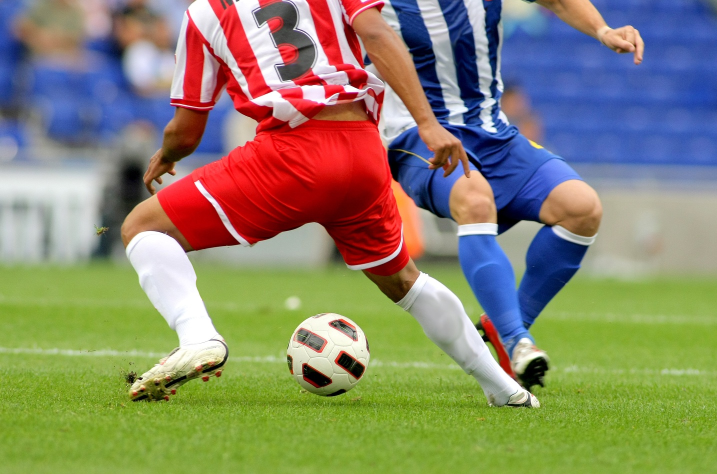
#> input picture [25-1]영상처리 실제/19. [3주차]디지털 영상처리/soccer.jpg, 1434 x 948 px (shown at 1/2 size)
$ python '3-5)감마 보정 실험하기.py'
#> lines starting #> are read from the running program, lines starting #| are printed output that depends on the picture
import cv2 as cv
import numpy as np

img=cv.imread('soccer.jpg')
#> img is the input picture: shape (948, 1434, 3); mean B, G, R 107.2, 133.3, 136.9
img=cv.resize(img,dsize=(0,0),fx=0.25,fy=0.25) # 이미지 크기 축소
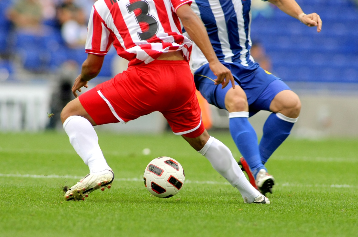
#> img: shape (237, 358, 3); mean B, G, R 107.3, 133.4, 137

def gamma(f,gamma=1.0):
#> called with gamma = 0.5
    f1=f/255.0 #L=256이라고 가정
    return np.uint8(255*(f1**(1/gamma)))
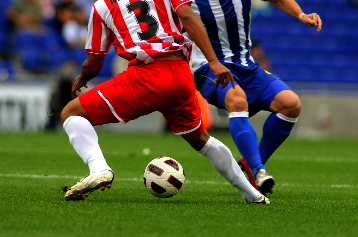
#> returned value: shape (237, 358, 3); mean of channels 0, 1, 2 62.7, 84.4, 86.9; drawn as B, G, R

gc=np.hstack((gamma(img,0.5),gamma(img,0.75),gamma(img,1.0),gamma(img,2.0),gamma(img,3.0)))
#> call 2 of gamma, with gamma = 0.75
#> in gamma (call 2), `return np.uint8(255*(f1**(1/gamma)))`:
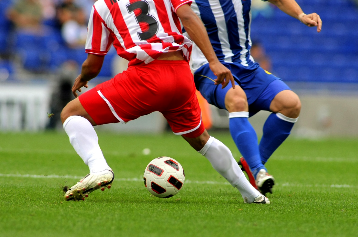
#> returned value: shape (237, 358, 3); mean of channels 0, 1, 2 87.4, 113, 115.9; drawn as B, G, R
#> call 4 of gamma, with gamma = 2
#> in gamma (call 4), `return np.uint8(255*(f1**(1/gamma)))`:
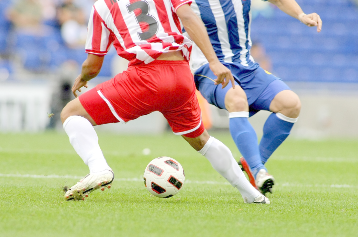
#> returned value: shape (237, 358, 3); mean of channels 0, 1, 2 154, 174.9, 180.3; drawn as B, G, R
#> in gamma (call 5), `return np.uint8(255*(f1**(1/gamma)))`:
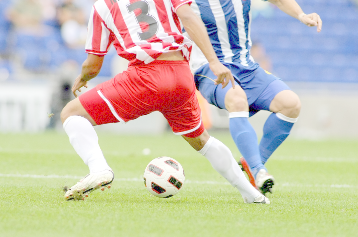
#> returned value: shape (237, 358, 3); mean of channels 0, 1, 2 178.1, 194.5, 200.2; drawn as B, G, R
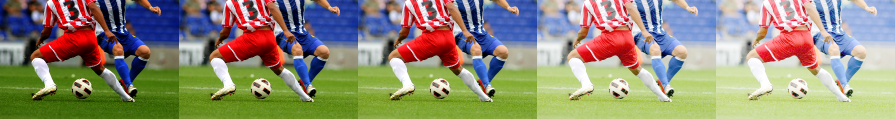
#> gc: shape (237, 1790, 3) (shown at 1/2 size); mean B, G, R 117.9, 140, 144.1
cv.imshow('gamma',gc)

cv.imshow('gamma',gc)

cv.waitKey()
cv.destroyAllWindows()

$ run again, with [25-1]영상처리 실제/19. [3주차]디지털 영상처리/girl_laughing.jpg copied over [25-1]영상처리 실제/19. [3주차]디지털 영상처리/soccer.jpg
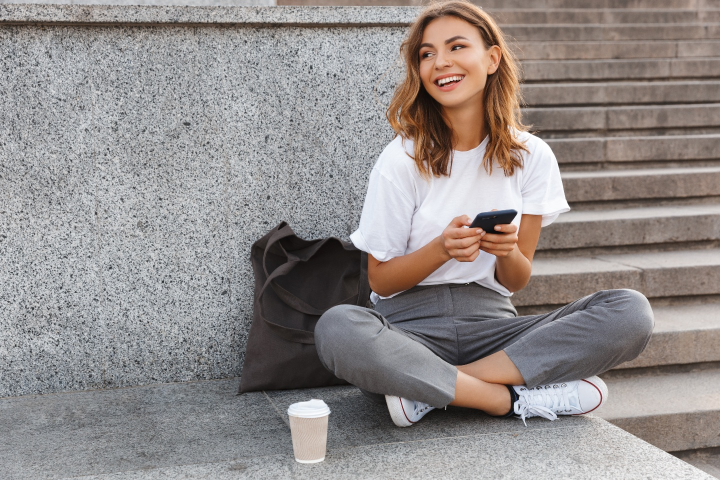
#> input picture [25-1]영상처리 실제/19. [3주차]디지털 영상처리/girl_laughing.jpg, 1440 x 960 px (shown at 1/2 size)
#> img is the input picture: shape (960, 1440, 3); mean B, G, R 139.3, 140.7, 146.8
#> img: shape (240, 360, 3)
#> in gamma (call 5), `return np.uint8(255*(f1**(1/gamma)))`:
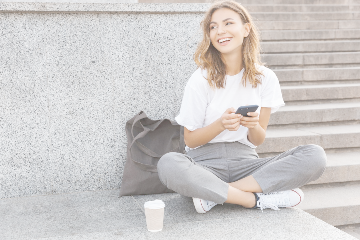
#> returned value: shape (240, 360, 3); mean of channels 0, 1, 2 203.8, 205.1, 208.7; drawn as B, G, R
#> `gc=np.hstack((gamma(img,0.5),gamma(img,0.75),gamma(img,1.0),gamma(img,..`:
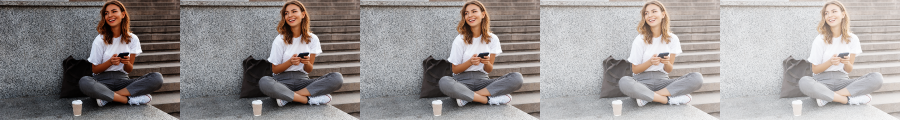
#> gc: shape (240, 1800, 3) (shown at 1/2 size); mean B, G, R 146.2, 147.3, 152.7
